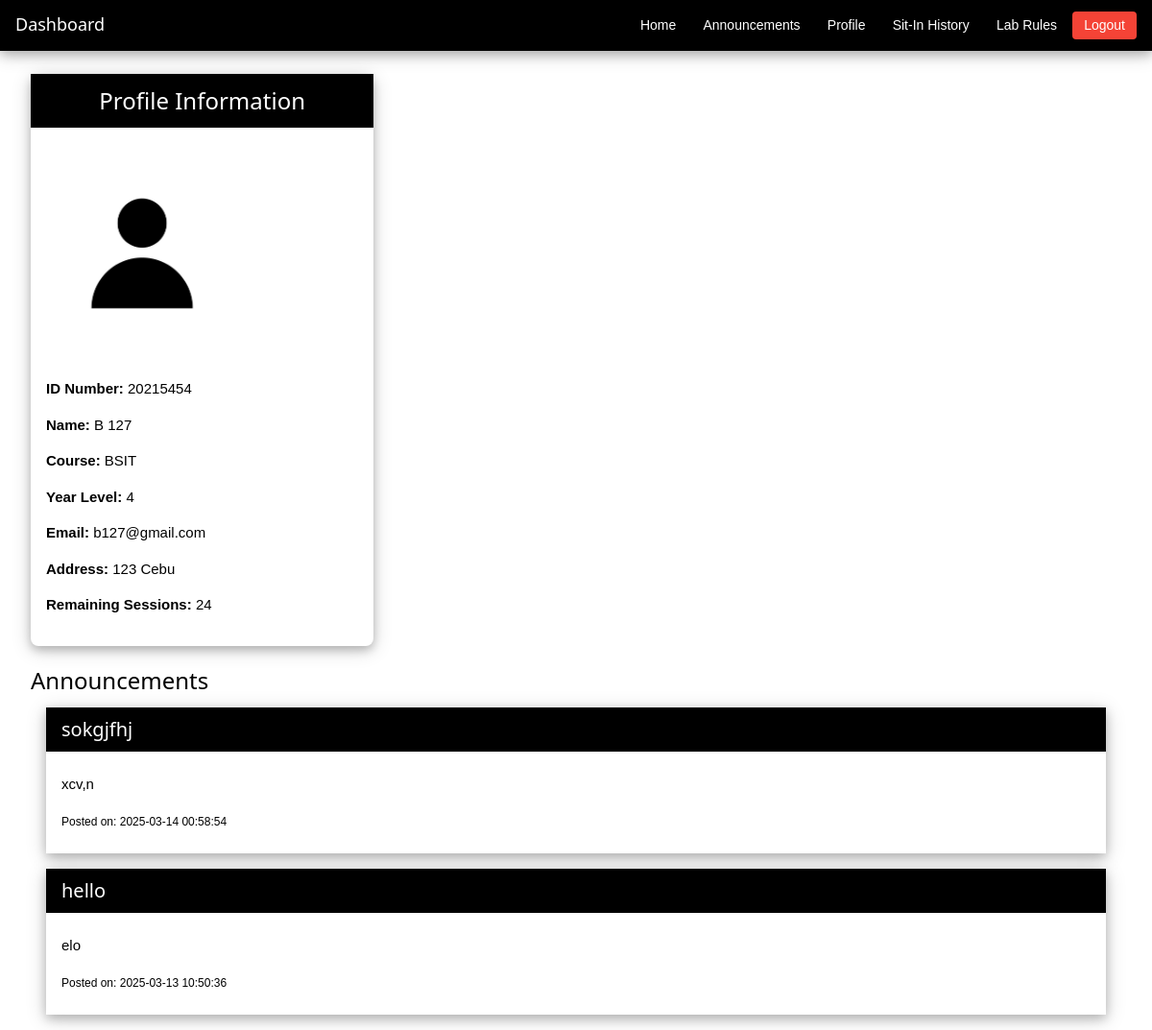
Before: / (signed in) with the older database file.
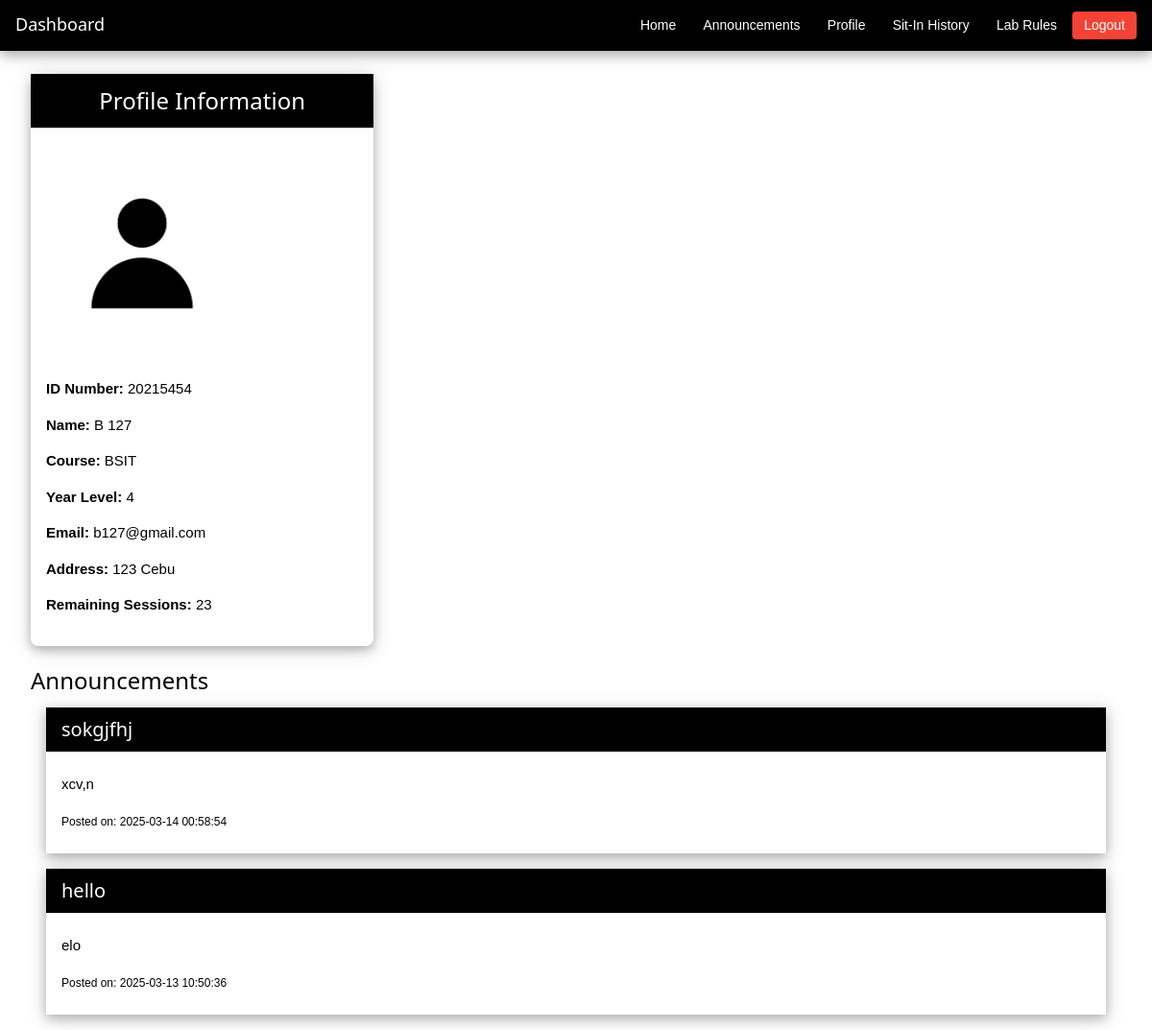
After: the same page with the newer database file.
### tables this page shows
CREATE TABLE registration(
IDNO int primary key,
Lastname text,
Firstname text,
Midname text,
Course varchar(8),
Year_level varchar(1),
email text,
username text unique,
password text, address text, sessions INTEGER DEFAULT 30, profile_pic TEXT);

### main.py (the view)
@app.route('/', methods=['GET', 'POST'])
def index():
    if 'username' not in session:
        return redirect(url_for('login'))
    if 'IDNO' not in session:
        flash("Session expired. Please log in again.", "error")
        return redirect(url_for('login'))
    IDNO = session['IDNO']
    conn = get_db()
    cursor = conn.cursor()
    cursor.execute("SELECT * FROM registration WHERE IDNO = ?", (IDNO,))
    registration = cursor.fetchone()
    cursor.execute("SELECT * FROM announcements ORDER BY created_at DESC")
    announcements = cursor.fetchall()
    close_db(conn)
    return render_template('index.html', registration=registration, announcements=announcements)

### main.py (called while the page is built)
def get_db():
    conn = sqlite3.connect(DATABASE)
    conn.row_factory = sqlite3.Row
    return conn

@app.after_request
def after_request(response):
    response.headers['Cache-Control'] = 'no-cache, no-store, must-revalidate'
    return response

### templates/index.html (shortened to what this page needs)
{% extends 'base.html' %}
{% block content %}
<div class="w3-bar w3-black w3-card-4" style="padding: 4px 0;">
    <div class="w3-bar-item w3-left" style="padding: 8px 16px;">
        <h2 class="w3-text-white" style="font-size: 18px; margin: 0;">Dashboard</h2>
    </div>
    <div class="w3-bar-item w3-right" style="padding: 8px 16px;">
        <a href="/" class="w3-button w3-black w3-round" style="padding: 4px 12px; font-size: 14px;">Home</a>
        <a href="/announcements" class="w3-button w3-black w3-round" style="padding: 4px 12px; font-size: 14px;">Announcements</a>
        <a href="/edit_profile" class="w3-button w3-black w3-round" style="padding: 4px 12px; font-size: 14px;">Profile</a>
        <a href="/student_sit_in_history" class="w3-button w3-black w3-round" style="padding: 4px 12px; font-size: 14px;">Sit-In History</a>
        <a href="/lab_rules" class="w3-button w3-black w3-round" style="padding: 4px 12px; font-size: 14px;">Lab Rules</a>
        <a href="/logout" class="w3-button w3-red w3-round" style="padding: 4px 12px; font-size: 14px;">Logout</a>
    </div>
</div>
<div class="w3-container w3-margin-top">
    <div class="w3-row">
        <div class="w3-col m4 w3-padding">
            <div class="w3-card-4 w3-round-large">
                <header class="w3-container w3-black">
                    <h3 class="w3-center">Profile Information</h3>
                </header>
                <div class="w3-container w3-padding-16 w3-row w3-flex">
                    <img src="{{ url_for('static', filename='uploads/' + (registration.profile_pic if registration.profile_pic else 'default.png')) }}?{{ registration.IDNO }}"
                        alt="Profile Picture"
                        style="width: 200px; height: 230px; object-fit: cover; border-radius: 8px;">
                    <div class="w3-col s7">
                        <p><strong>ID Number:</strong> {{ registration.IDNO }}</p>
                        <p><strong>Name:</strong> {{ registration.Firstname }} {{ registration.Midname }} {{ registration.Lastname }}</p>
                        <p><strong>Course:</strong> {{ registration.Course }}</p>
                        <p><strong>Year Level:</strong> {{ registration.Year_level }}</p>
                        <p><strong>Email:</strong> {{ registration.email }}</p>
                        <p><strong>Address:</strong> {{ registration.address }}</p>
                        <p><strong>Remaining Sessions:</strong> {{ registration.sessions }}</p>
                    </div>
                </div>
            </div>
        </div>
        <div class="w3-container w3-margin-top">
            <h3>Announcements</h3>
            {% if announcements %}
            <div class="w3-container">
                {% for announcement in announcements %}
                <div class="w3-card-4 w3-margin-bottom">
                    <header class="w3-container w3-black w3-padding">
                        <h4 style="margin: 0;">{{ announcement.title }}</h4>
                    </header>
                    <div class="w3-container w3-padding">
                        <p>{{ announcement.content }}</p>
                        <p><small>Posted on: {{ announcement.created_at }}</small></p>
                    </div>
                </div>
                {% endfor %}
            </div>
            {% else %}
            <p class="w3-center w3-text-grey">No announcements available.</p>
            {% endif %}
        </div>
    </div>
</div>
{% endblock %}

Changed rows visible on the page:
changed registration "BSIT": sessions "24" → "23"
